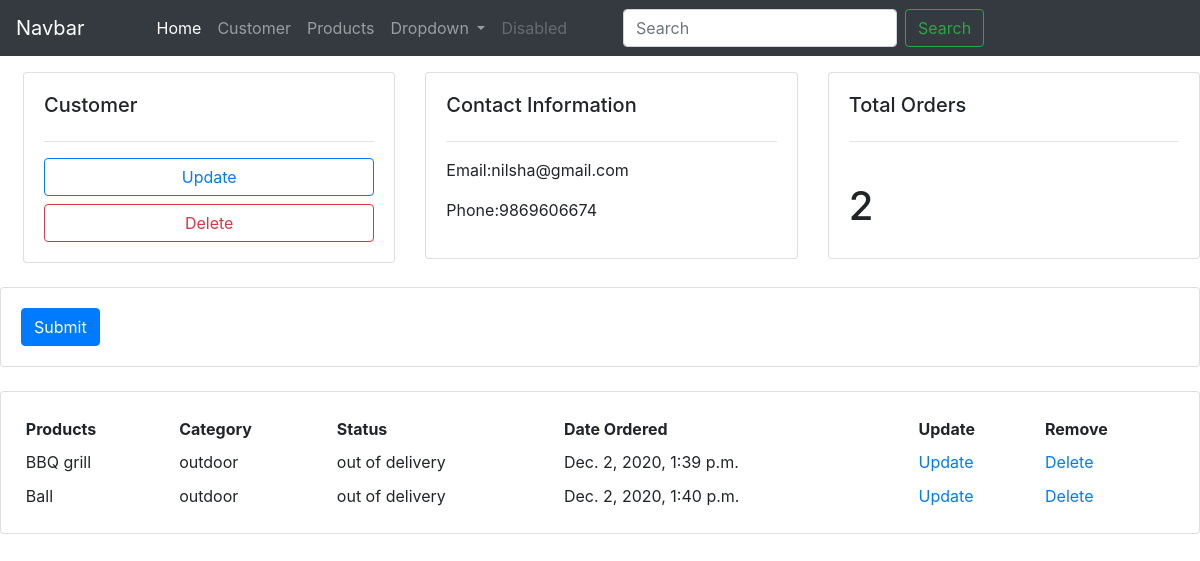
The app's page /customer/2/ with its own data.
### accounts/models.py (models this page shows, shortened)
class Customer(models.Model):
    name = models.CharField(max_length=200,default='')
    email = models.EmailField(null=True)
    phone = models.CharField(max_length=101,null=True)
    date_created = models.DateTimeField(auto_now_add=True,null=True)

class Order(models.Model):
    STATUS = (
        ('Pending','Pending'),
        ('Delivered','Delivered'),
        ('out of delivery','out of delivery'),
    )
    customer = models.ForeignKey(Customer,null=True,on_delete=models.SET_NULL)
    products = models.ForeignKey(Products,null=True,on_delete=models.SET_NULL)
    date_created = models.DateTimeField(auto_now_add=True,null=True)
    Status =  models.CharField(max_length=101,null=True,choices=STATUS)

class Products(models.Model):
    CATEGORY = (
        ('indoor','indoor'),
        ('outdoor','outdoor'),
    )
    name = models.CharField(max_length=2000,null=True)
    price = models.FloatField(null=True)
    category = models.CharField(max_length=200,null=True,choices=CATEGORY)
    description = models.CharField(max_length=200,null=True)
    date_created = models.DateTimeField(auto_now_add=True,null=True)
    tags = models.ManyToManyField(Tag)
    def __str__(self):
        return self.name

### accounts/views.py (the view)
# urls.py: path('customer/<int:pk>/', customer,name='customer'),
def customer(request, pk):
    customer = Customer.objects.get(id=pk)
    orders = customer.order_set.all()
    total_orders = orders.count()
    context= {'customer':customer,
    'orders':orders,
    'total_orders':total_orders
    }
    return render(request,'accounts/customer.html',context)

### accounts/templates/accounts/customer.html
{% extends 'accounts/base.html' %}
{% block content %}
<div class="row mt-5 ml-2">
   <div class="col-md">
      <div class="card card-body">
         <h5>Customer</h5>
         <hr>
         <a href="" class="btn btn-outline-primary btn-block">Update</a>
         <a href="" class="btn btn-outline-danger btn-block">Delete</a>
      </div>
   </div>
   <div class="col-md">
      <div class="card card-body">
         <h5>Contact Information</h5>
         <hr>
         <p>Email:{{customer.email}}</p>
         <p>Phone:{{customer.phone}}</p>
      </div>
   </div>
   <div class="col-md">
      <div class="card card-body">
         <h5>Total Orders</h5>
         <hr>
         <br>
         <h1>{{total_orders}}</h1>
      </div>
   </div>
</div>
<br>
<div class="row">
   <div class="col-md">
      <div class="card card-body">
         <form action="">
            <button class="btn btn-primary">Submit</button>
         </form>
      </div>
   </div>
</div>
<br>
<div class="row">
   <div class="col-md">
      <div class="card card-body">
         <table class="table-sm">
            <tr>
               <th>Products</th>
               <th>Category</th>
               <th>Status</th>
               <th>Date Ordered</th>
               <th>Update</th>
               <th>Remove</th>
            </tr>
            {% for order in orders %}
            <tr>
               <td>{{ order.products }}</td>
               <td>{{ order.products.category }}</td>
               <td>{{ order.Status }}</td>
               <td>{{ order.date_created }}</td>
               <td><a href="{% url 'updateorder' order.id %}">Update</a></td>
               <td><a href="{% url 'deleteorder' order.id %}">Delete</a></td>
            </tr>
            {% endfor %}
         </table>
      </div>
   </div>
</div>
{% endblock %}

### accounts/static/accounts/css/style.css (style rules this page uses)
* { margin:0; padding: 0; }

### records on screen
Customer: email "nilsha@gmail.com", phone "9869606674"
Order: products "BBQ grill", products.category "outdoor", Status "out of delivery", date_created "Dec. 2, 2020, 1:39 p.m."
Order: products "Ball", products.category "outdoor", Status "out of delivery", date_created "Dec. 2, 2020, 1:40 p.m."

### other values on screen
{{ total_orders }} "2"
